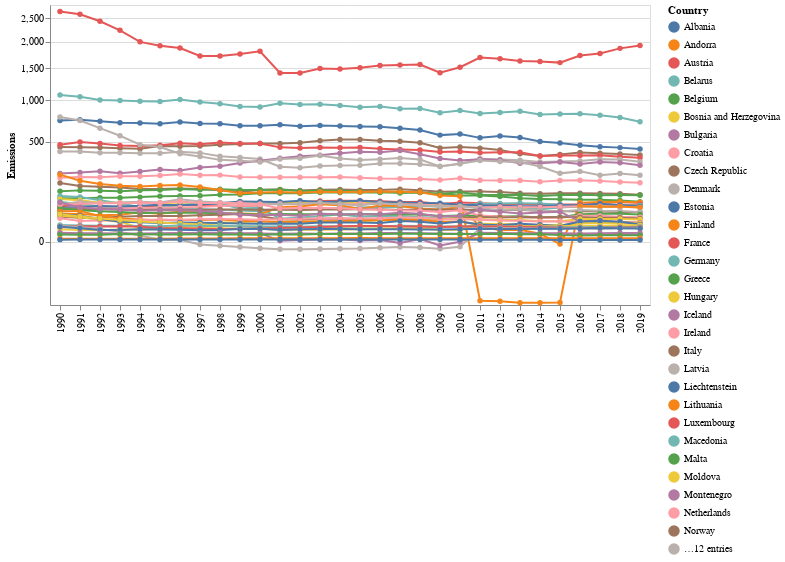

The cell this chart's notebook holds for it:
### Code cell
# comment whatever you want something 
# that orange dip seems super interesting

europe_df = df_filtered.loc[df_filtered['Continent'] == 'Europe', :].drop(columns = ['Continent'])

fig_4 = alt.Chart(europe_df.melt(id_vars='Country', var_name='Year', value_name='Value')).encode(
    x = alt.X('Year', title = None),
    y = alt.Y('Value', scale = alt.Scale(type = 'sqrt'), title = 'Emissions'),
    color = alt.Color('Country')
).mark_line(point = True)

# display
fig_4

### Figure 1 — Vega-Lite specification as saved in the notebook (floating-point values rounded to 4 significant figures; data arrays with more than 128 entries replaced by an {"elided": "..."} marker saying what was removed)
{"config": {"view": {"continuousWidth": 400, "continuousHeight": 300}}, "data": {"name": "data-37f85c396aad5523ace66fb237a0f8a3"}, "mark": {"type": "line", "point": true}, "encoding": {"color": {"field": "Country", "type": "nominal"}, "x": {"field": "Year", "title": null, "type": "nominal"}, "y": {"field": "Value", "scale": {"type": "sqrt"}, "title": "Emissions", "type": "quantitative"}}, "$schema": "https://vega.github.io/schema/vega-lite/v4.17.0.json", "datasets": {"data-37f85c396aad5523ace66fb237a0f8a3": {"elided": "1230 records"}}}
